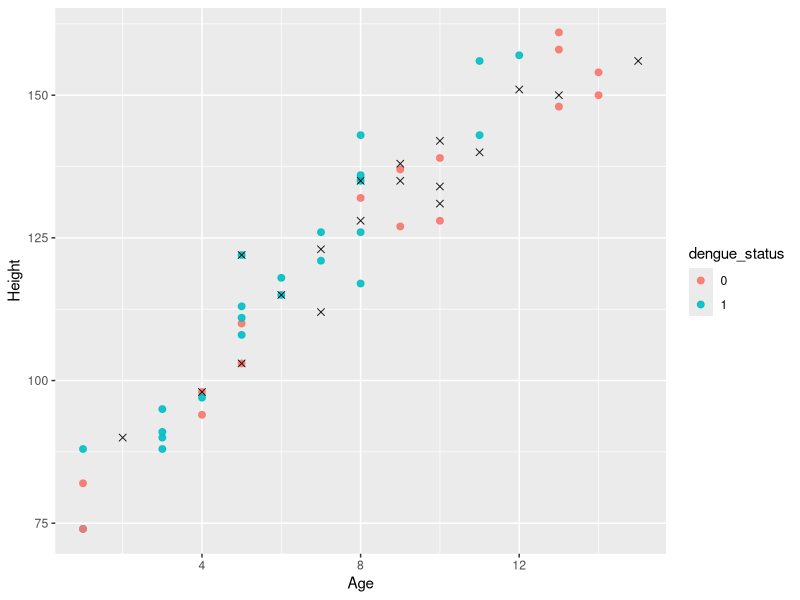
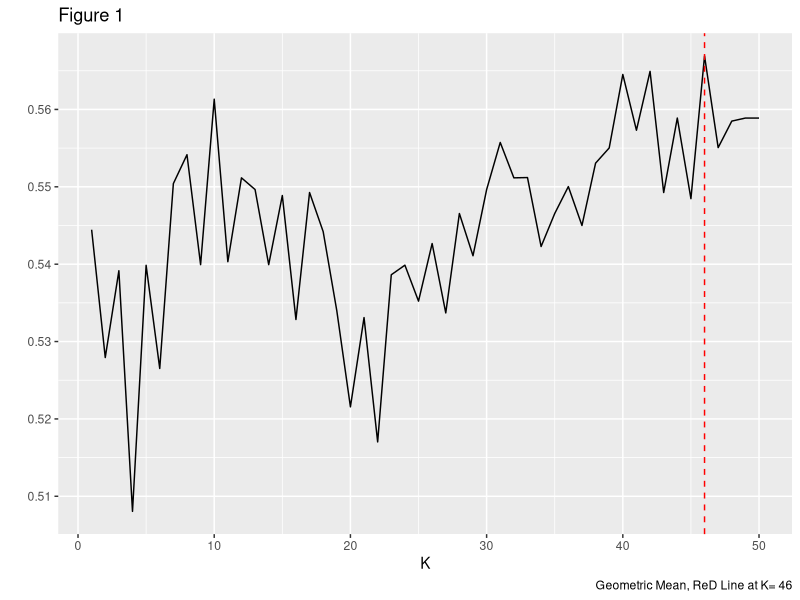

Source code (R) for these figures, in order: (Note: this script raises an error after producing the figures.)
## ---- chunk 1
library(ggplot2)
library(broom)
library(gridExtra)
library(dplyr)
library(class)
library(tidyverse)
## ---- chunk 2
knitr::opts_chunk$set(echo = TRUE)
## ---- chunk 3
dengue<-read.csv("dengueData.csv")
## ---- chunk 4
sum(is.na(dengue))
na.omit(dengue)
## ---- chunk 5
glimpse(dengue)
## ---- chunk 6
knnDemo<-data.frame("dengue_status"= dengue$Y,"Age"= dengue$Age, "Height"= dengue$Height)
## ---- chunk 7
numb<-nrow(knnDemo)
DemoSubsetRow<-sample(1:numb,numb*0.01,replace = FALSE)
SetForDemo<-knnDemo[DemoSubsetRow,]  

demoNum<-nrow(SetForDemo)
SelectIn_Demo<-sample(1:demoNum,demoNum*0.7,replace = FALSE)
demoTrain<-SetForDemo[SelectIn_Demo,]
demoTest<-SetForDemo[-SelectIn_Demo,]
## ---- chunk 8
demoTrain<-demoTrain%>%
  mutate(dengue_status=as.character(dengue_status))
demoTest<-demoTest%>%
  mutate(dengue_status_test=as.character(dengue_status))
ggplot()+
  geom_point(data = demoTrain,aes(x=Age,y=Height,col=dengue_status),size=2,alpha=0.9,shape=19)+
  geom_point(data =demoTest,aes(x=Age,y=Height),size=2,alpha=0.9,shape=4)
  
  
## ---- chunk 9
example_data<-data.frame("Age"= rep(NA,1),"Height"=rep(NA,1))
example_data$Age[1]<-8
example_data$Height[1]<-100


#Kpreds_sample<-knn(demoTrain[,c(2,3)],example_data[,c(1,2)],k=i,cl=demoTrain$dengue_status)

for(j in 1:20){
  Kpreds_sample<-knn(demoTrain[,c(2,3)],example_data[,c(1,2)],k=j,cl=demoTrain$dengue_status)
  
}
## ---- chunk 10
q<-nrow(dengue)
set.seed(363663)
manually_select<-sample(1:q,q*0.8,replace = "FALSE")
manual_train<-dengue[manually_select,]
manual_test<-dengue[-manually_select,]
#Find rows with positive and negative result
    true1_split<-which(manual_test$Y == 1)
    true0_split<-which(manual_test$Y == 0)
    
    #Compute the amount of rows corresponding to each result
    ntrue1_split<-length(true1_split)
    ntrue0_split<-length(true0_split)
    
storage_split<-data.frame("K"= rep(NA,50),"GeoMean"= rep(NA,50))

for(t in 1:50){
  storage_split$K[t]<-t
  k_preds_split<-knn(manual_train[,c(2,3,8,9)],manual_test[,c(2,3,8,9)],k=t,cl=manual_train$Y)
  
  
  
  
  sensitivity_split<-sum(k_preds_split[true1_split] == 1)/ntrue1_split
  #print(sensitivity_split)
  specificity_split<-sum(k_preds_split[true0_split] == 0)/ntrue0_split
  print(specificity_split)
  storage_split$GeoMean[t]<-sqrt(sensitivity_split*specificity_split)
  #print(storage_split$GeoMean)
}

## ---- chunk 11
#Create plot to find the best k for KNN 
knnSplit<-ggplot(storage_split,aes(K,GeoMean))+
  geom_line()+
  labs(caption = paste("Geometric Mean, ReD Line at K=", which.max(storage_split$GeoMean)),title = "Figure 1",y = " ")+
  geom_vline(xintercept = which.max(storage_split$GeoMean),lty = 2,col="red")
knnSplit
## ---- chunk 12
split8020<-data.frame("Predictions"=rep(NA,5726))
k_preds_split_best<-knn(manual_train[,c(2,3,8,9)],manual_test[,c(2,3,8,9)],k=46,cl=manual_train$Y)
split8020$Predictions<-as.numeric(as.character(k_preds_split_best))
knitr::kable(table(k_preds_split_best, dengue$Y), caption= "Table 1: Confusion Matrix ", col = c("True Not", "True Dengue"))
## ---- chunk 13
n<-nrow(knnActual)
nk<-50
storage<-data.frame("K"=rep(NA,nk),
                    "Sensitivity" = rep(NA,nk),
                    "Specificity" = rep(NA,nk),
                    "GeoMean" = rep(NA,nk))

#Creating pools and set fold for K fold CV
set.seed(363663)
pool<-rep(1:10,573)

fold<-sample(pool,5726,replace = FALSE)

#Outer loop for incrementing k 
for(k in 1:nk){
  storage$K[k]<-k
  
  storage_inner<-data.frame("YHat" = rep(NA,n))
  #Inner loop for 10 fold cv
  for(i in 1:10){
    #Find data in each fold
    infold<-which(fold == i)
    
    #Create training and testing sets
    Train_Dengue<-knnActual[-infold,]
    Test_Dengue<-knnActual[infold,]
    
    #Run Knn
    k_preds<-knn(Train_Dengue[,c(2,3,8,9)],Test_Dengue[,c(2,3,8,9)],k=k,cl=Train_Dengue$Y)
    
    #store results
    storage_inner$YHat[infold]<-as.numeric(as.character(k_preds))
    
    #Find rows with positive and negative result
    true1<-which(Test_Dengue$Y == 1)
    true0<-which(Test_Dengue$Y == 0)
    
    #Compute the amount of rows corresponding to each result
    ntrue1<-length(true1)
    ntrue0<-length(true0)
    #Compute sensitivity and specificity, as well as GeoMean for determining the best value for k

    sensitivity<-sum(k_preds[true1] == 1)/ntrue1
    storage$Sensitivity[k]<-sensitivity
    specificity<-sum(k_preds[true0] == 0)/ntrue0
    storage$Specificity[k]<-specificity
    storage$GeoMean[k]<-sqrt(sensitivity*specificity)
    
  }
  
}

## ---- chunk 14
#Create plot to find the best k for KNN 
knnActualPlot<-ggplot(storage,aes(K,GeoMean))+
  geom_line()+
  labs(caption = paste("Geometric Mean, ReD Line at K=", which.max(storage$GeoMean)),title = "Figure 1",y = " ")+
  geom_vline(xintercept = which.max(storage$GeoMean),lty = 2,col="red")
knnActualPlot
## ---- chunk 15
knitr::kable(table(storage_inner$YHat, dengue$Y), caption= "Table 1: Confusion Matrix ", col = c("True Not", "True Dengue"))
## ---- chunk 16
#create storage for prediction result
storage_inner_trial<-data.frame("pred"=rep(NA,5726))
#run 10 fold knn with best k value = 35
 for(i in 1:10){
   
   #Find data in each fold
    infold<-which(fold == i)
    
    #Creating Training and testing set
    Train_Dengue<-knnActual[-infold,]
    Test_Dengue<-knnActual[infold,]
    #Run knn
    k_preds_best<-knn(Train_Dengue[,c(2,3,8,9)],Test_Dengue[,c(2,3,8,9)],k=35,cl=Train_Dengue$Y)
    #store result
    storage_inner_trial$pred[infold]<-as.numeric(as.character(k_preds))
    
    
 }
#Compute sensitivity and specificity,formating them
sensitivity2<-sum(k_preds[true1] == 1)/ntrue1
knitr::kable(sensitivity)
specificity2<-sum(k_preds[true0] == 0)/ntrue0
knitr::kable(table(storage_inner_trial$pred, dengue$Y), caption= "Table 1: Confusion Matrix ", col = c("True Not", "True Dengue"))  
